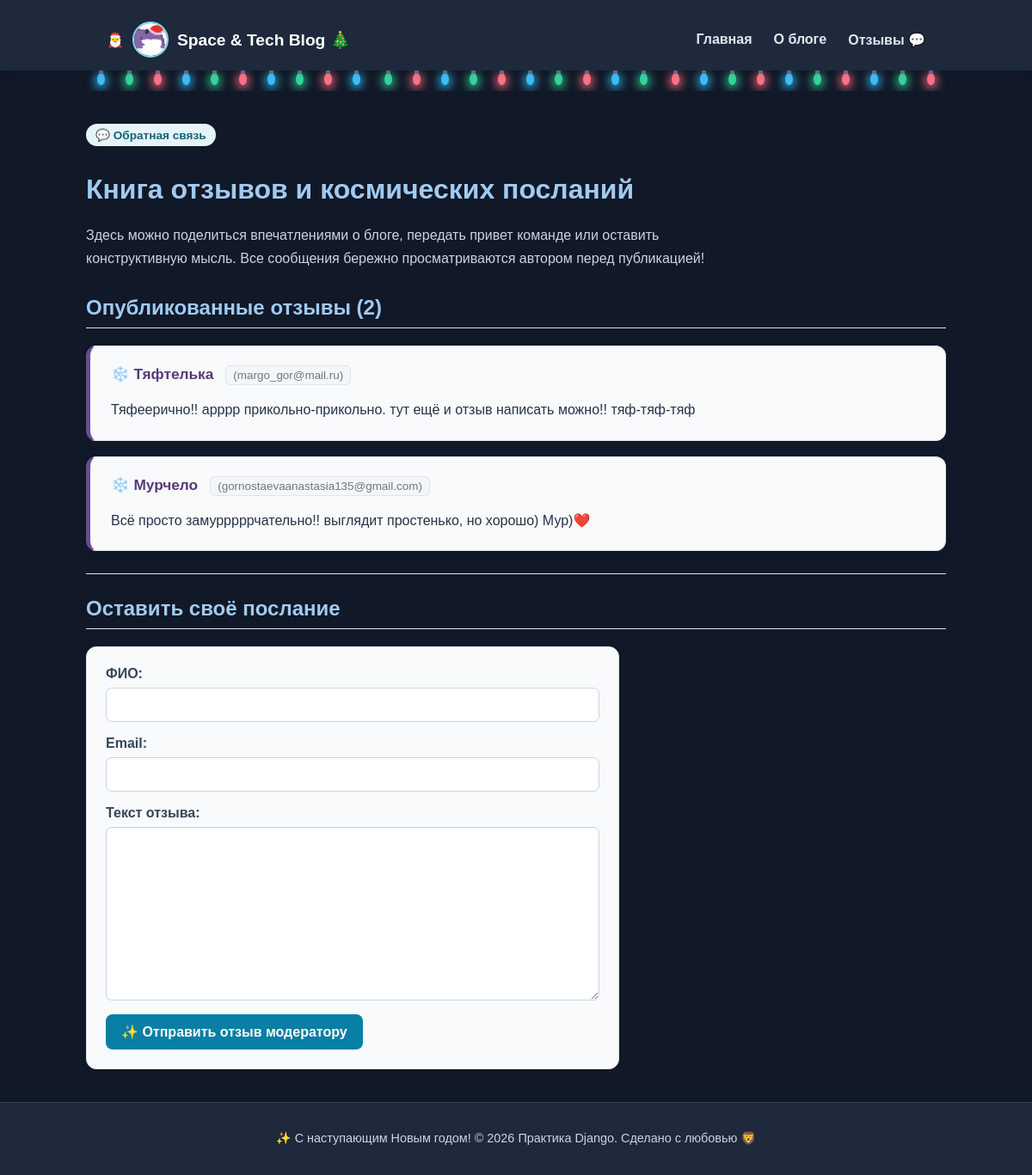
The page /feedback/ on the database its author committed.
### blog/models.py (models this page shows, shortened)
class Feedback(models.Model):
    name = models.CharField(max_length=100, verbose_name="ФИО")
    email = models.EmailField(verbose_name="Email")
    text = models.TextField(verbose_name="Текст отзыва")
    is_checked = models.BooleanField(default=False, verbose_name="Проверено")
    class Meta:
        verbose_name = "Отзыв"
        verbose_name_plural = "Отзывы"

### blog/views.py (the view)
# urls.py: path('feedback/', views.feedback, name='feedback'),  # <-- НОВАЯ СТРОЧКА
def feedback(request):
    feedbacks = Feedback.objects.filter(is_checked=True).order_by('-id')
    if request.method == 'POST':
        form = FeedbackForm(request.POST)
        if form.is_valid():
            form.save()
            return redirect('feedback')
    else:
        form = FeedbackForm()
    return render(request, 'blog/feedback.html', {
        'feedbacks': feedbacks,
        'form': form
    })

### blog/forms.py
class FeedbackForm(forms.ModelForm):
    class Meta:
        model = Feedback
        fields = ['name', 'email', 'text'] # Поля, которые видит пользователь

### blog/templates/blog/feedback.html (shortened to what this page needs)
{% extends 'blog/base.html' %}
{% block content %}
    <div class="feedback-page">
        <header class="section-header">
            <span class="badge">💬 Обратная связь</span>
            <h1>Книга отзывов и космических посланий</h1>
            <p>Здесь можно поделиться впечатлениями о блоге, передать привет команде или оставить конструктивную мысль. Все сообщения бережно просматриваются автором перед публикацией!</p>
        </header>
        <section class="posts-section">
            <h2>Опубликованные отзывы ({{ feedbacks|length }})</h2>
            {% if feedbacks %}
                <div class="posts-grid">
                    {% for item in feedbacks %}
                        <div class="post-card feedback-card">
                            <div class="feedback-header">
                                <span class="feedback-author">❄️ {{ item.name }}</span>
                                <span class="feedback-email-badge">({{ item.email }})</span>
                            </div>
                            <p class="feedback-text">{{ item.text }}</p>
                        </div>
                    {% endfor %}
                </div>
            {% else %}
                <div class="empty-state">
                    <p>🪐 В этой звёздной системе пока тихо... Напишите первый отзыв ниже!</p>
                </div>
            {% endif %}
        </section>
        <hr class="divider">
        <section class="form-section">
            <h2>Оставить своё послание</h2>
            <div class="form-wrapper">
                <form method="post" class="styled-form">
                    {{ form.as_p }}
                    <button type="submit" class="submit-btn">
                        ✨ Отправить отзыв модератору
                    </button>
                </form>
            </div>
        </section>
    </div>
{% endblock %}

### blog/templates/blog/base.html (shortened to what this page needs)
{% load static %}
<!DOCTYPE html>
<html lang="ru">
<head>
    <link rel="stylesheet" href="{% static 'blog/css/style.css' %}">
</head>
<body>
    <div class="snowflakes" aria-hidden="true">
    </div>
    <header class="site-header">
        <div class="header-container">
            <div class="logo">
                <span class="santa-hat">🎅</span>
                <img src="{% static 'blog/images/logo.png' %}" alt="Логотип блога" class="logo-img">
                <span class="site-title">Space & Tech Blog 🎄</span>
            </div>
            <nav class="nav-links">
                <a href="{% url 'home' %}">Главная</a>
                <a href="{% url 'about' %}">О блоге</a>
                <a href="{% url 'feedback' %}">Отзывы 💬</a>
            </nav>
        </div>
    </header>
    <ul class="lightrope">
        <li></li><li></li><li></li><li></li><li></li><li></li><li></li><li></li><li></li><li></li>
        <li></li><li></li><li></li><li></li><li></li><li></li><li></li><li></li><li></li><li></li>
        <li></li><li></li><li></li><li></li><li></li><li></li><li></li><li></li><li></li><li></li>
    </ul>
    <main class="content-container">
        {% block content %}
        {% endblock %}
    </main>
    <footer class="site-footer">
        <p>✨ С наступающим Новым годом! &copy; 2026 Практика Django. Сделано с любовью 🦁</p>
    </footer>
</body>
</html>

### rows shown on the page
Feedback: name "Тяфтелька", email "margo_gor@mail.ru", text "Тяфеерично!! арррр прикольно-прикольно. тут ещё и отзыв написать можно!! тяф-тяф-тяф"
Feedback: name "Мурчело", email "gornostaevaanastasia135@gmail.com", text "Всё просто замурррррчательно!! выглядит простенько, но хорошо) Мур)❤️"

### other values the page prints
{{ feedbacks|length }} "2"
